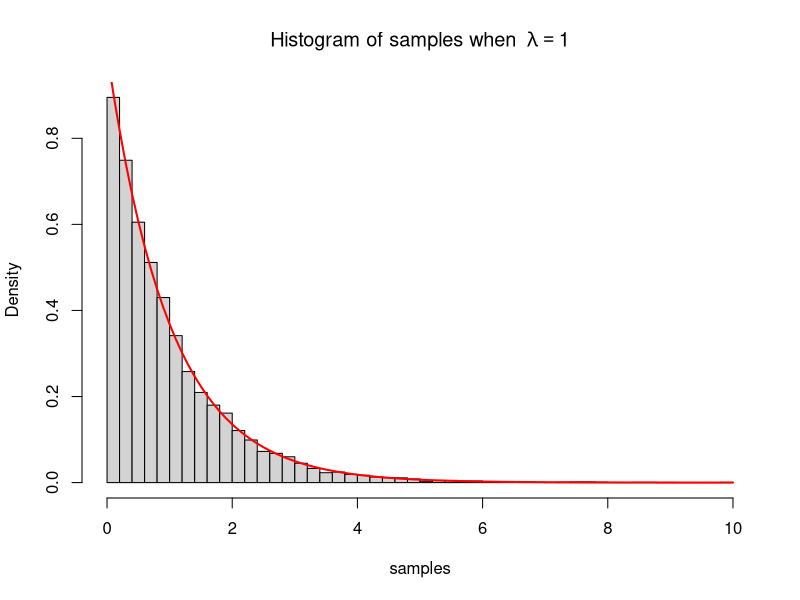
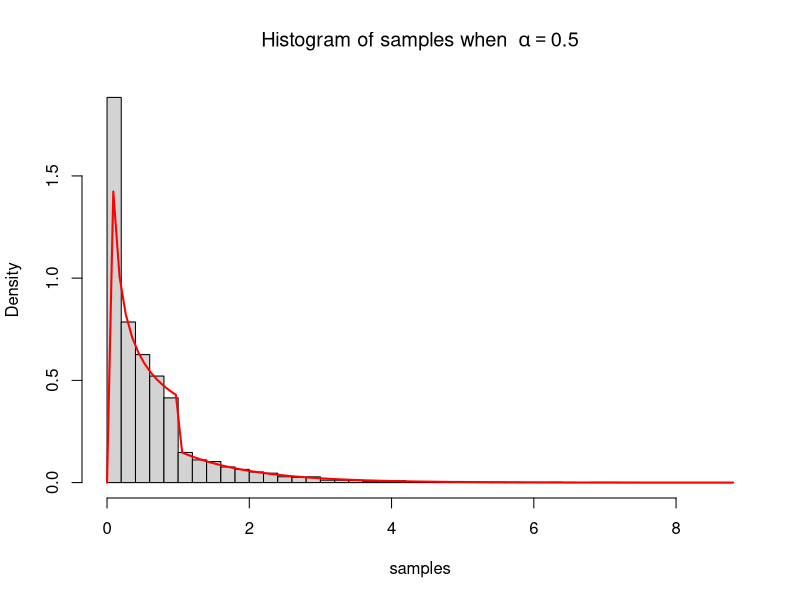
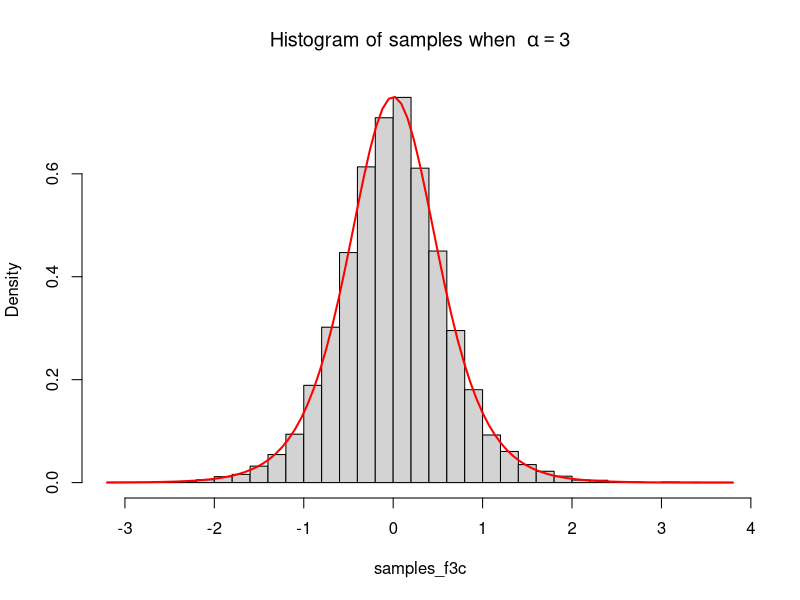
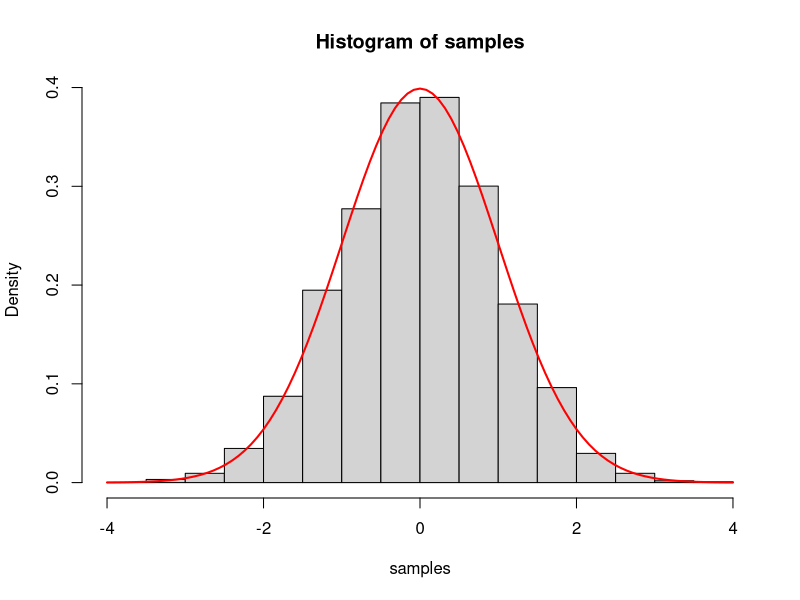
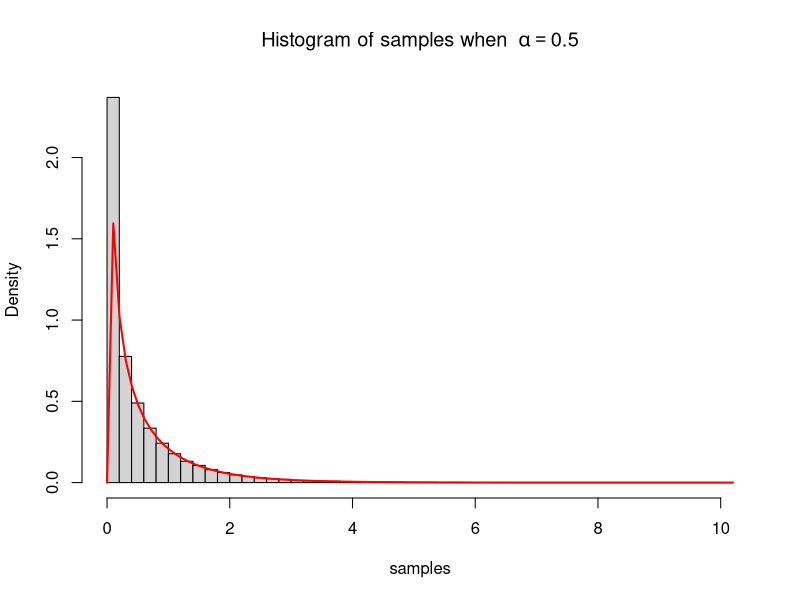
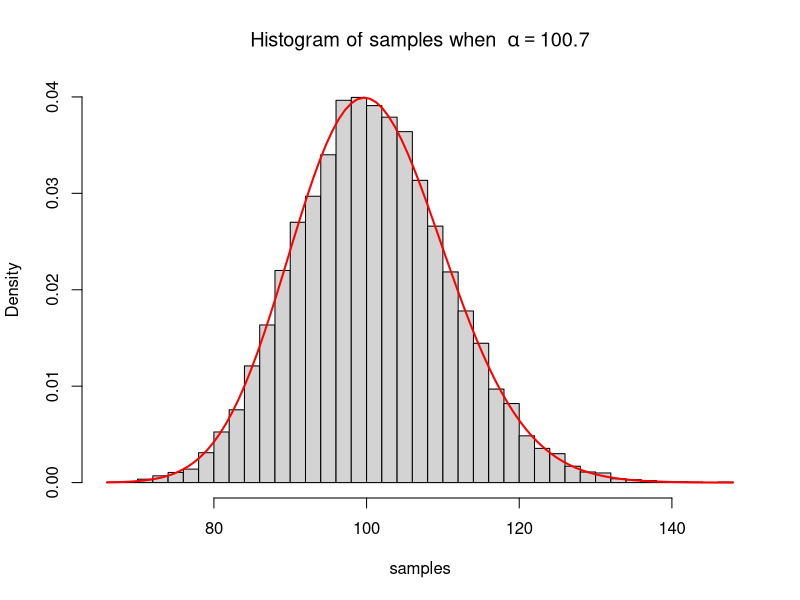
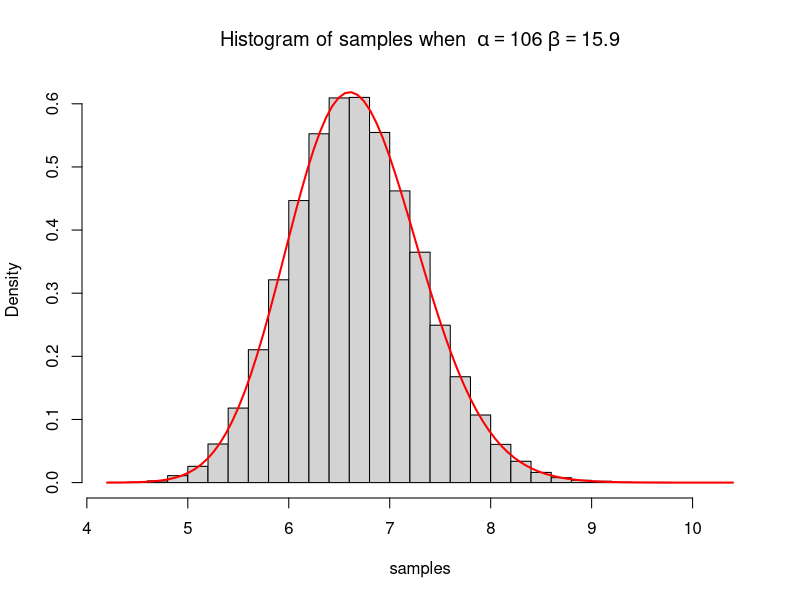
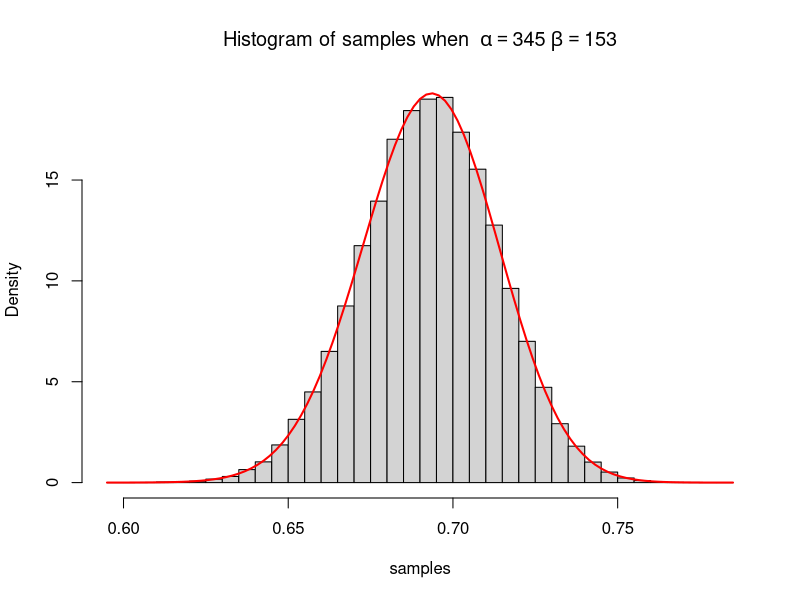

Write the R code that produced these figures, in order. (Note: this script raises an error after producing the figures.)
## ---- chunk 1
knitr::opts_chunk$set(echo = TRUE)
#install.packages("bookdown", dependencies = TRUE)

## ---- chunk 2
#Function that generates n samples from the exponential distribution
exponential <- function(lambda, n) {
  #Sampling from the uniform distribution U[0,1]
  u = runif(n)
  #Converting to log scale for more efficient calculation
  x = -1/lambda * log(u)
  return(x)
}

#Testing the function for the exponential distribution
test_exponential = function(lambda, n) {
  samples = exponential(lambda, n) # sample from an exponential distribution
  hist(samples, breaks = 50, freq = FALSE, main = bquote("Histogram of samples when "~lambda == .(lambda)))
  curve(dexp(x, lambda), col = "red", lwd = 2, add=TRUE)
  return(samples)
}

lambda=1
s = test_exponential(lambda, 10000)
## ---- chunk 3
#Function that samples from g(x)
sampleA2 = function(alpha, n) {
  #Defining the normalizing constant
  c = 1 / (1/alpha + exp(-1))
  G = 1 - c*exp(-1) # G(1)
  u = runif(n)
  #x is a sample from g(x)
  x = ifelse(u<G, (alpha/c * u)^(1/alpha), log(c) - log(1-u))
  return (x)
}

#Function that generates theoretical values directly from g used to test our sample.
g_A2 = function(alpha, x) {
  c = 1 / (1/alpha + exp(-1))
  g = ifelse(0<x & x<1, c*x^(alpha-1), ifelse(x>=1, c*exp(-x), 0))
  return (g)
}

#Testing our sample from g by plotting a histogram of our sample and a theoretical curve
test_A2 = function(alpha, n) {
  #Sampling from g
  samples = sampleA2(alpha, n)
  hist(samples, breaks = 50, freq = FALSE, main = bquote("Histogram of samples when "~alpha == .(alpha)))
  #Adding curve with true values from g
  curve(g_A2(alpha, x), col = "red", lwd = 2, add=TRUE)
}

alpha = 0.5
test_A2(alpha, 10000)
## ---- chunk 4
#Writing a function that generates n samples from f.
f3c <- function(alpha, n){
    u<-runif(n)
    x <- log(-u/(u-1))/alpha
    return(x)
}

#function that generates values directly from f(x), used to compare.
curve_f3c <-function(alpha,x){
  return((alpha*exp(alpha*x))/(1+exp(alpha*x))^2)
}

test_f3c <-function(alpha,n){
  samples_f3c <- f3c(alpha,n)
  hist(samples_f3c, breaks = 30, freq = FALSE, main = bquote("Histogram of samples when "~alpha == .(alpha)))
  #Adding curve with true values from g
  curve(curve_f3c(alpha, x), col = "red", lwd = 2, add=TRUE)
}

test_f3c(3,10000)
## ---- chunk 5
#Function that uses Box-Muller algorithm to generate a vector of n independent samples from the 
#standard normal distribution.
box_muller = function(n) {
  # Assume n is an even number
  m = n/2
  
  x1 = runif(m) * 2*pi
  x2 = exponential(0.5, m)
  
  y1 = sqrt(x2) * cos(x1)
  y2 = sqrt(x2) * sin(x1)
  
  y = c(y1, y2)
  return(y)
}


#Function that tests our implementation
test_box_muller = function(n) {
  samples = box_muller(n) # sample from N(0,1)
  hist(samples, freq = FALSE)
  curve(dnorm(x, mean=0, sd=1), col = "red", lwd = 2, add=TRUE)
  return(samples)
}

s = test_box_muller(10000)
## ---- chunk 6
multivariate = function(mu, sigma, d, n) {
  A = chol(sigma) # A is a Cholesky decomposition of sigma
  X = matrix(0, nrow=d, ncol=n)
  for (i in 1:n) {
    X[,i] = box_muller(d) # uses box muller to find a vector of d values from N(0,1)
  }
  Y = t(mu + t(A) %*% X)
  return (Y)
}

d = 2
mu = c(1,2)
sigma = cbind( c(2, 1), c(1, 3))
sim = multivariate(mu, sigma, 2, 100000)
## ---- chunk 7
var(sim)
## ---- chunk 8
#Function that samples from the gamma distribution
sampleB1 = function(alpha) {
  accept = 0
  while (accept == 0) {
    # generate x from g(x)
    x = sampleA2(alpha, 1)
      
    # generate u from U[0,1]
    u = runif(1)
    
    # find acceptance prob a
    a = ifelse(x<1, exp(-x), x^(alpha-1))
    
    # if u<=a, accept   
    if (u<=a) {
      accept = 1
    }
  }
  return (x)
}

#Function that finds n samples of the gamma distribution
gammaB1 = function(alpha, n) {
  X = 1:n
  
  for (i in 1:n) {
    X[i] = sampleB1(alpha)
  }
  
  return (X)
}

#Function that tests the implementation
testB1 = function(alpha, n) {
  # Know that if X~Gamma(alpha, 1), then E[X] = alpha and Var[X] = alpha
  samples = gammaB1(alpha, n)
  hist(samples, breaks = 40, freq = FALSE, main = bquote("Histogram of samples when "~alpha == .(alpha)))
  curve(dgamma(x, alpha, 1), col = "red", lwd = 2, add=TRUE)
  return(samples)
}

alpha = 0.5
s = testB1(alpha, 100000)
## ---- chunk 9
#Function that samples from the gamma distribution 
gammaB2 <- function(alpha, n){
  #Defining a and b+ on log scale
  loga <- 1/2*((alpha-1)*log(alpha-1)+(1-alpha))
  logb <- 1/2*((alpha+1)*log(alpha+1)-1-alpha)
  
  accept=c()#vector of accepted values
  tries=1
  count = 1
  while(length(accept)<n){
    #Converting to uniform distribution with correct limits
    logx1 <- loga + log(runif(1))
    logx2 <- logb + log(runif(1))
    #Proposal sample from the gamma distribution
    y<-exp(logx2-logx1)
    a <- (alpha-1)*(logx2-logx1)-exp(logx2-logx1)#acceptance criteria
    if(2*logx1<=a){
      accept[count]<-y
      count = count +1
    }
    tries=tries+1
  }
  return(cbind(accept,tries-1))
}

#Function that tests the implementation
testB2 = function(alpha, n) {
  samples = gammaB2(alpha, n)[,1]
  hist(samples, breaks = 40, freq = FALSE, main = bquote("Histogram of samples when "~alpha == .(alpha)))
  curve(dgamma(x, alpha, 1), col = "red", lwd = 2, add=TRUE)
  return(samples)
}

alpha = 100.7
s = testB2(alpha, 10000)
## ---- chunk 10
#Function for testing number of tries for each value of alpha
testf <- function(){
alphas = 2:2000
num_tries = data.frame(alphas,tries=0)
for(i in alphas){
  try = f(1000,alphas[i-1])[1,2]
  num_tries[i-1,2]<-try
}
return(num_tries)
}
#testing_large_alphas<- testf() HUSK Å FJERNE!!!
#plot(testing_large_alphas)
## ---- chunk 11
#Function that samples from the gamma distribution
gammaB3 = function(alph, bet, n) {
  if (alph<0) {
    X = gammaB1(alph, n) # sample from a Gamma(alpha, 1) distribution, 0<alpha<1
  }
  else if (alph == 1) {
    X = exponential(1, n) # Gamma(1,1) is equivalent with Exp(1)
  }
  else {
    X = gammaB2(alph, n)[,1] # sample from Gamma(alpha, 1), 1<=alpha
  }
  Y = X/bet # Y contains n samples from Gamma(alpha, beta), alpha>0, beta>0
  
  return(Y)
}

#Function that tests the implementation
testB3 = function(alp, bet, n) {
  # X ~ Gamma(a, b), E[X] = a/b, Var[X] = a/b^2
  samples = gammaB3(alp, bet, n)
  
  hist(samples, breaks = 40, freq = FALSE, main = bquote("Histogram of samples when "~alpha == .(alp) ~beta ==.(bet)))
  curve(dgamma(x, alp, bet), col = "red", lwd = 2, add=TRUE)
  return(samples)
}

a = 106
b = 15.9
s = testB3(a,b,100000)
## ---- chunk 12
#Function that samples from the beta distribution
betaB4 = function(alp, bet, n) {
  x = gammaB3(alp, 1, n)
  y = gammaB3(bet, 1, n)
  z = x / (x+y)
  
  return (z)
}

#Function that tests the implementation
testB4 = function(a, b, n) {
  # Note: X ~ Beta(a, b), then E[X] = a/(a+b), and Var[X] = ab/( (a+b)^2 (a+b+1) )
  samples = betaB4(a, b, n)
  
  hist(samples, breaks = 30, freq = FALSE, main = bquote("Histogram of samples when "~alpha == .(a) ~beta ==.(b)))
  curve(dbeta(x, a, b), col = "red", lwd = 2, add=TRUE)
  return(samples)
}

a = 345
b = 153
s=testB4(a, b, 100000)

## ---- chunk 13
#Indicator function required to count the number of samples above a limit
indicator_function<-function(x, limit){
  return(x>4)
}

monte_carlo<-function(n, limit){
  #Generate a vector of n independent samples from the standard normal distribution
  normal_samples <- box_muller(n) 
  #Vector of length n with value true for samples above limit, and false otherwise
  samples_above <-indicator_function(normal_samples,limit) 
  #Estimating theta by finding the mean
  theta_hat <- mean(samples_above) 
  #Finding the sample variance
  theta_var <- var(samples_above)/(n-1)
  return(c(theta_hat,theta_var))
}


#Computing 95% confidence interval
confidence_interval<-function(theta_hat, theta_var){
  left<-theta_hat+qnorm(0.025)*sqrt(theta_var) #The left value of the interval
  right<-theta_hat+qnorm(0.975)*sqrt(theta_var) #The right value of the interval
  return(c(left,right))
}

#Testing the functions
test_mc<-monte_carlo(10^5,4)
conf_int <- confidence_interval(test_mc[1],test_mc[2])
conf_int

## ---- chunk 14
#Importance sampling
importance_sampling <- function(n, limit){
  x <- sqrt(16-2*log(1-runif(n))) #generating from g(x) using inversion sampling
  h <- indicator_function(x) 
  g <- exp(8)*x*exp(-0.5*x^2) #Calculating g(x_i)
  f <- 1/sqrt(2*pi)*exp(-0.5*x^2) #Calculating f(x_i) where f(x) is the standard normal
  #Finding estimates for theta and the variance of the estimate of theta
  theta_hat <- 1/n*sum(h*f/g)
  theta_var <- 1/(n*(n-1))*sum(h*f/g-theta_hat)^2
  return(c(theta_hat,theta_var))
}
#Computing a test sample of length n from the importance sampling
test_sampleC2<-importance_sampling(100000,4)

#Computing the confidence intercal for theta
conf_intC2 <- confidence_interval(test_sampleC2[1],test_sampleC2[2])
## ---- chunk 15
#Testing differendt values for n
test_mc_105<-monte_carlo(10^5,4) #n=10^5
test_mc_106<-monte_carlo(10^6,4)
test_mc_107<-monte_carlo(10^7,4)
test_mc_108<-monte_carlo(10^8,4)

#Computing the corresponding confidence intervals
conf_int_105 <- confidence_interval(test_mc_105[1],test_mc_105[2])
conf_int_106 <- confidence_interval(test_mc_106[1],test_mc_106[2])
conf_int_107 <- confidence_interval(test_mc_107[1],test_mc_107[2])
conf_int_108 <- confidence_interval(test_mc_108[1],test_mc_108[2])
## ---- chunk 16
#Function generating n pairs of antithetic variates
antithetic <- function(n, limit){
  #Generating n pairs with input 1-u and u
  
  #generating from g(x) using inversion sampling
  x1 <- sqrt(16-2*log(1-runif(n))) 
  x2 <- sqrt(16-2*log(runif(n)))
  
  #Indicator function to find the values above the limit
  h1 <- indicator_function(x1) 
  h2 <- indicator_function(x2)
  
  #Calculating g(x_i)
  g1 <- exp(8)*x1*exp(-0.5*x1^2) 
  g2 <- exp(8)*x2*exp(-0.5*x2^2) 
  
  #Calculating f(x_i) where f(x) is the standard normal
  f1 <- 1/sqrt(2*pi)*exp(-0.5*x1^2) 
  f2 <- 1/sqrt(2*pi)*exp(-0.5*x2^2)
  
  #Finding estimates for theta
  theta_hat1 <- 1/n*sum(h1*f1/g1)
  theta_hat2 <- 1/n*sum(h2*f2/g2)
  theta_hat <- 0.5*(theta_hat1+theta_hat2)
  
  #Finding estimates for the variance and covarience of the estimates of theta
  theta_var1 <- 1/(n-1)*sum(h1*f1/g1-theta_hat1)^2
  theta_var2 <- 1/(n-1)*sum(h2*f2/g2-theta_hat2)^2
  cov_theta <- 1/(n-1)*sum(h1*f1/g1-theta_hat1)*sum(h2*f2/g2-theta_hat2)
  var_theta <- 1/n*(1/4*theta_var1+1/4*theta_var2+1/2*cov_theta)

  return(c(theta_hat,var_theta))
}
## ---- chunk 17
test_antithetic <- antithetic(50000,4)
conf_int_anti <- confidence_interval(test_antithetic[1],test_antithetic[2])
## ---- chunk 18
#Function f*(theta|y)
f_theta_given_y = function(theta) {
  y1 = 125
  y2 = 18
  y3 = 20
  y4 = 34
  f = (2+theta)^y1 * (1-theta)^(y2+y3) * theta^y4 # function f*(theta|y)
  return(f)
}

#Calculates acceptance probability
accept_prob = function(t) {
  c = optimize(f_theta_given_y, interval = c(0, 1), maximum = TRUE) # find maximum of f*, to use as the constant c
  alpha = f_theta_given_y(t) / c$objective # acceptance probability
  return(alpha)
}

#Samples from the multinomial mass function
sample_D1 = function(n) {
  X = 1:n
  for (i in 1:n) {
    accept = 0
    while(accept == 0) {
      u = runif(1) # sample from U[0,1]
      theta = runif(1) # sample from proposal density U[0,1]
      alpha = accept_prob(theta) # find the acceptance probability alpha 
      if (u<=alpha) { # if u is smaller than the acceptance probability, the value for theta is accepted
        accept = 1
        X[i] = theta
      }
    }
  }  
  return(X)
}

#The multinomial mass function
mass_function = function(theta) {
  int = integrate(f_theta_given_y, 0, 1) # integrate f*(theta|y) from 0 to 1
  c = 1 / (int$value) # use integral to find the normalizing constant
  return(c*f_theta_given_y(theta)) # f(theta|y)
}

#Tests the implementation
test_D1 = function(n) {
  samples = sample_D1(n)
  hist(samples, breaks = 30, freq = FALSE, main = bquote("Histogram of samples"))
  curve(mass_function, col = "red", lwd = 2, add=TRUE)
}

test_D1(10000)
## ---- chunk 19
#Function that uses Monte-Carlo integration to approximate the posterior mean
monte_carlo = function(M) {
  theta = sample_D1(M) # sample M values of theta
  est = 1/M * sum(theta) # use samples to estimate the mean 
  return(est)
}

#The integrand of the posterior mean
func = function(theta) {
  y1 = 125
  y2 = 18
  y3 = 20
  y4 = 34
  
  f1 = f_theta_given_y(theta) # find f*(theta|y)
  int = integrate(f_theta_given_y, 0, 1) # integrate f*(theta|y) from 0 to 1
  c = 1 / (int$value) # use integral to find the normalizing constant
  f = c * f1 # f(theta|y) = cf*(theta|y)
  g = theta * f # the integrand needed to find the posterior mean
  return(g)
}

#Tests the implementation
test_D2 = function(M) {
  est = monte_carlo(M) # find estimate of the posterior mean using Monte Carlo integration
  real = integrate(func, 0, 1) # find the posterior mean using numerical integration
  post_mean = c(est, real)
  return(post_mean)
}

m = test_D2(10000)
## ---- chunk 20
#Checks how many iterations is needed to get a theta that is accepted
sample_D3 = function(n) {
  X = 1:n
  iterates = 0
  
  for (i in 1:n) {
    accept = 0
    while(accept == 0) {
      u = runif(1)
      theta = runif(1)
      alpha = accept_prob(theta)
      if (u<=alpha) {
        accept = 1
        X[i] = theta
      }
      iterates = iterates + 1
    }
  }  
  average = iterates / n # average number of tries 
  max_val = optimize(f_theta_given_y,interval=c(0,1),maximum = TRUE) # find the maximum value of f*
  c = integrate(f_theta_given_y,0,1)$value # Find the normalizing constant of f*
  expected = max_val$objective/c
  return(c(average,expected))
}

nr = sample_D3(10000)
## ---- chunk 21
#Weights needed to estimate posterior mean
weights = function(theta) {
  w = 5 * (1-theta)^4 # calculate the weights 
  return (w)
}

#Estimate the new posterior mean
mu_IS = function(n) {
  theta = sample_D1(n) # sample from 
  w = weights(theta) # find the weights 
  est = sum(theta*w) / sum(w) # calculate the self normalizing mean 
  return(est)
}

# The new function of f*(theta|y), using beta(1,5) as a prior
f_new1 = function(theta) {
  y1 = 125
  y2 = 18
  y3 = 20
  y4 = 34
  f = (2+theta)^y1 * (1-theta)^(y2+y3+4) * theta^y4
  return(f)
}

# The new integrand needed to find the posterior mean
f_new = function(theta) {
  y1 = 125
  y2 = 18
  y3 = 20
  y4 = 34
  
  f1 = f_new1(theta) # find f*(theta|y)
  int = integrate(f_new1, 0, 1) # integrate f*(theta|y) from 0 to 1
  c = 1 / (int$value) # use integral to find the normalizing constant
  f = c * f1 # f(theta|y) = cf*(theta|y)
  g = theta * f # the integrand needed to find the posterior mean
  return(g)
}

#Tests the implementation
test_mu_IS = function(n) {
  est = mu_IS(n)
  real = integrate(f_new, 0, 1)
  return(c(est,real))
}

m = test_mu_IS(1000)
